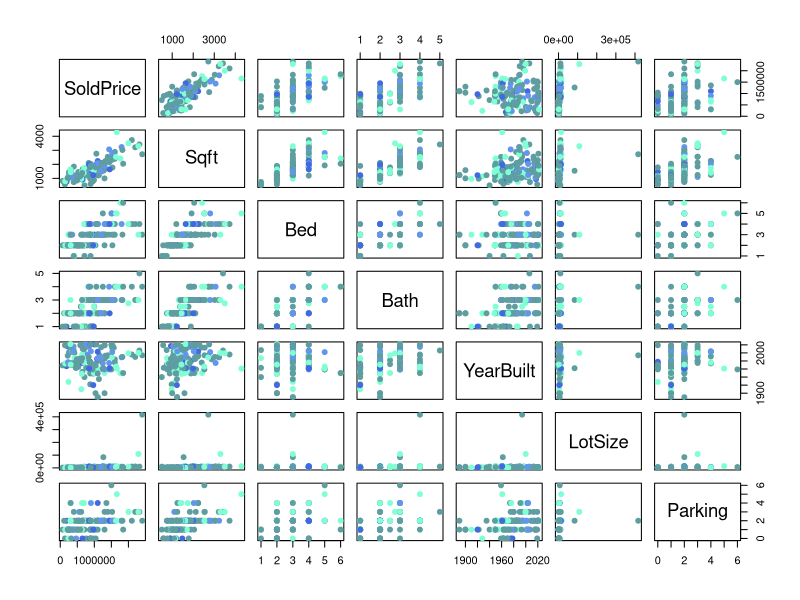
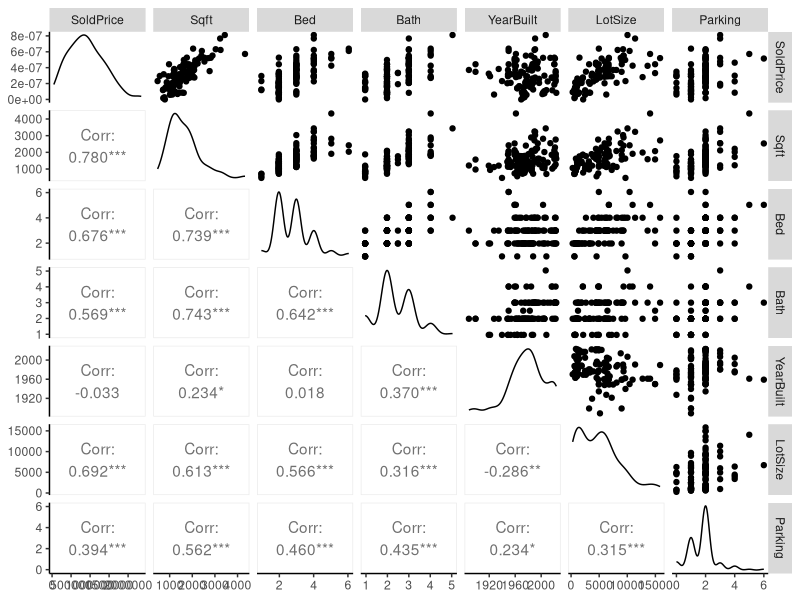
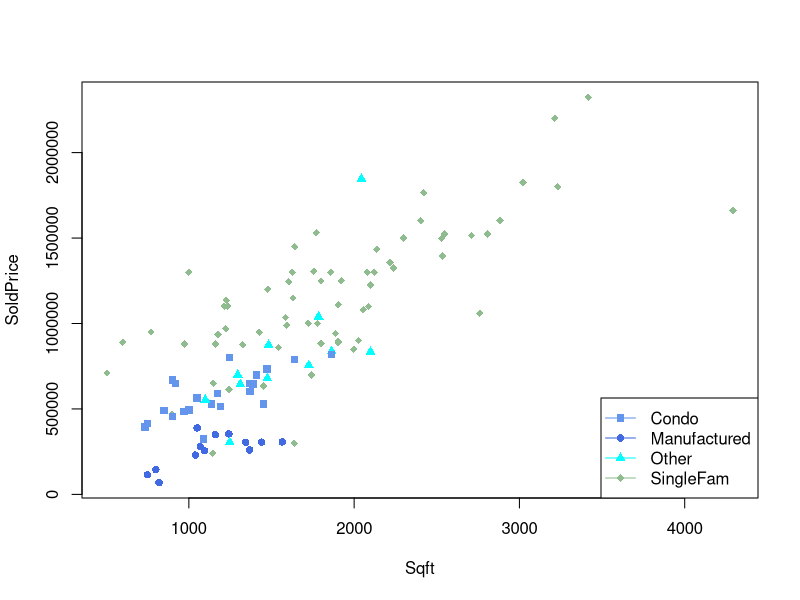

Generate these figures, in order, with R: (Note: this script raises an error after producing the figures.)
## ---- chunk 1
knitr::opts_chunk$set(echo = TRUE)
## ---- chunk 2
library(tidyverse)
library(readxl)
library(leaps)
library(car)
library(scatterplot3d)
library(GGally)
library('lmtest')
## ---- chunk 3
realestate <- read_excel("SLO_Real_Estate_Feb-Apr2022.xlsx")

realestate_clean <- realestate %>%
  filter(LotSize != 416869 & LotSize != 108900 & LotSize != 84071)

realestate_clean <- realestate_clean %>%
  mutate(HomeTypeNew = 
           case_when(HomeType == "Condominium" ~ "Condo", 
             HomeType == "SingleFamilyResidence" ~ "SingleFam",
             HomeType == "ManufacturedHome" ~ "Manufactured",
             TRUE ~ "Other")) 

realestate_clean$Cooling = factor(realestate_clean$Cooling)
realestate_clean$Heating = factor(realestate_clean$Heating)
realestate_clean$HomeType = factor(realestate_clean$HomeType)
realestate_clean$HomeTypeNew = factor(realestate_clean$HomeTypeNew)
realestate_clean$Pool = factor(realestate_clean$Pool)
## ---- chunk 4
n <- 141
numtrain = ceiling(.8*n)
set.seed(678)
train_ind = sample(n, numtrain)
traindata = realestate_clean[train_ind, ]
testdata = realestate_clean[-train_ind, ]
set.seed(NULL)
## ---- chunk 5
# Matrix Scatterplot (outliers not removed)
pairs(SoldPrice ~ Sqft + Bed + Bath + YearBuilt + LotSize + Parking, data = realestate, 
      col = c('aquamarine', 'cornflowerblue','royalblue', 'cadetblue', 'cyan', 
              'darkblue', 'deepskyblue', 'darkseagreen', 'darkseagreen1')[factor(realestate_clean$HomeTypeNew)], 
      pch = 19)
## ---- chunk 6
# Correlation Matrix (outliers not removed)
cor(realestate[,c(1, 2, 3, 4, 5, 6, 7)])
## ---- chunk 7
# Matrix Scatterplot with ggpairs()
ggpairs(traindata[,-c(8:12)], 
        upper=list(continuous='points'),
        lower=list(continuous='cor',combo='blank',discrete='blank'))  +
  theme(panel.grid.major = element_blank(), panel.grid.minor = element_blank(),
panel.background = element_blank(), axis.line = element_line(colour = "black"))
## ---- chunk 8
# Interaction Plot Between Sold Price and Square Footage (Home Type)
fit_interaction = lm(SoldPrice~Sqft*HomeTypeNew, data=traindata)
summary(fit_interaction)

plot(SoldPrice ~ Sqft, data = traindata, 
     col = c('cornflowerblue','royalblue','cyan', 'darkseagreen')[HomeTypeNew], 
     pch = c(15, 16, 17, 18)[HomeTypeNew])
legend('bottomright',legend=levels(traindata$HomeTypeNew),
       pch = c(15, 16, 17, 18),
       col = c('cornflowerblue','royalblue','cyan', 'darkseagreen'),
       lty = 1)
abline(coeff[1], coeff[2], col='cornflowerblue')
abline(coeff[1] + coeff[3], coeff[2] + coeff[6], col = 'royalblue') 
abline(coeff[1] + coeff[4], coeff[2] + coeff[7], col = 'cyan') 
abline(coeff[1] + coeff[5], coeff[2] + coeff[8], col = 'seagreen') 
## ---- chunk 9
# Histograms of Quantitative Variables 
traindata %>%
  ggplot(aes(x = Sqft)) +
  geom_histogram(bins = 10) +
  theme(panel.grid.major = element_blank(), panel.grid.minor = element_blank(),
panel.background = element_blank(), axis.line = element_line(colour = "black"))

traindata %>%
  ggplot(aes(x = Sqft, fill = HomeTypeNew)) +
  geom_histogram(bins = 10) +
  scale_fill_manual(values = c('aquamarine', 'cornflowerblue','royalblue', 'cadetblue', 'cyan', 
                               'darkblue', 'deepskyblue', 'darkseagreen', 'darkseagreen1')) +
  facet_wrap(~HomeTypeNew) +
  theme(panel.grid.major = element_blank(), panel.grid.minor = element_blank(),
panel.background = element_blank(), axis.line = element_line(colour = "black"))

traindata %>%
  ggplot(aes(x = LotSize)) +
  geom_histogram(binwidth = 2000) +
  theme(panel.grid.major = element_blank(), panel.grid.minor = element_blank(),
panel.background = element_blank(), axis.line = element_line(colour = "black"))

traindata %>%
  ggplot(aes(x = LotSize, fill = HomeTypeNew)) +
  geom_histogram(binwidth = 2000) +
  scale_fill_manual(values = c('aquamarine', 'cornflowerblue','royalblue', 'cadetblue', 'cyan', 
                               'darkblue', 'deepskyblue', 'darkseagreen', 'darkseagreen1')) +
  facet_wrap(~HomeTypeNew) +
  theme(panel.grid.major = element_blank(), panel.grid.minor = element_blank(),
panel.background = element_blank(), axis.line = element_line(colour = "black"))
## ---- chunk 10
# Interaction Plot Between Home Type and Pool
with(traindata, interaction.plot(HomeTypeNew, Pool, SoldPrice, type = 'b', 
                                 col = c('royalblue','cyan'), 
                                 pch = c(16, 17)))
with(traindata, interaction.plot(Pool, HomeTypeNew, SoldPrice, type = 'b', 
                                 col = c('cornflowerblue','royalblue','cyan', 'darkseagreen'), 
                                 pch = c(16, 17)))
## ---- chunk 11
# 3D Scatterplot 
s3d <- scatterplot3d(traindata2$Sqft, y=traindata2$SoldPrice, z=traindata2$LotSize,
                     xlab = "Square Footage (sqft)",
                     ylab = "Sold Price (Dollars)",
                     zlab = "Lot Size (sqft)", 
                     angle=55, pch = 16)
# Add regression plane
my.lm <- lm(traindata2$Sqft ~ traindata2$SoldPrice + traindata2$LotSize)
s3d$plane3d(my.lm)
## ---- chunk 12
traindataNew <- traindata %>%
  select(-HomeType)

full.model <- lm(SoldPrice~., data = traindataNew)

best.sub <- summary(regsubsets(formula(full.model), data=traindata, method = "exhaustive", nbest = 2))
## ---- chunk 13
n = nrow(traindata)
p<-c(2,2,3,3,4,4,5,5,6,6,7,7,8,8,9,9) 

SSE<-best.sub$rss             #SSE 
s<-sqrt(SSE/(n-p))            #s
Rsq<-best.sub$rsq             #R-squared 
Rsq.adj<-best.sub$adjr2       #R-squared adjusted
BIC<-n*log(SSE/n) + p*log(n)  #BIC
AIC<- n*log(SSE/n) + 2*p      #AIC
Cp<-best.sub$cp               #Mallow's Cp
bs<- data.frame(best.sub$outmat, p=p, Cp, AIC, BIC, Rsq, Rsq.adj, s) %>%
  arrange(BIC)
## ---- chunk 14
plot(resid(lm(I(sqrt(SoldPrice))~Sqft + HomeTypeNew, data = traindata))~resid(lm(LotSize ~ YearBuilt + Sqft + HomeTypeNew, data = traindata)))
## ---- chunk 15
fit.one <- lm(SoldPrice ~ Sqft + LotSize + HomeTypeNew, data  = traindata)

plot(fit.one)
## ---- chunk 16
boxCox(lm(SoldPrice~Sqft+LotSize+HomeTypeNew, data = traindata))
## ---- chunk 17
fit.two <- lm(I(sqrt(SoldPrice)) ~ Sqft + LotSize + HomeTypeNew, data  = traindata)

plot(fit.two)
## ---- chunk 18
full.model2 <- lm(I(sqrt(SoldPrice))~., data = traindataNew)

best.sub2 <- summary(regsubsets(formula(full.model2), data=traindata, method = "exhaustive", nbest = 2))
## ---- chunk 19
n = nrow(traindata)
p<-c(2,2,3,3,4,4,5,5,6,6,7,7,8,8,9,9) 

SSE<-best.sub2$rss             #SSE 
s<-sqrt(SSE/(n-p))             #s
Rsq<-best.sub2$rsq             #R-squared 
Rsq.adj<-best.sub2$adjr2       #R-squared adjusted
BIC<-n*log(SSE/n) + p*log(n)   #BIC
AIC<- n*log(SSE/n) + 2*p       #AIC
Cp<-best.sub2$cp               #Mallow's Cp
bs2<- data.frame(best.sub2$outmat, p=p, Cp, AIC, BIC, Rsq, Rsq.adj, s) %>%
  arrange(BIC)
## ---- chunk 20
final_model = lm(I(sqrt(SoldPrice)) ~ Sqft + LotSize + HomeTypeNew, data = traindata)

par(mfrow=c(2,2)) #plot in 2 by 2 grid   
plot(final_model)

par(mfrow=c(2,2)) #plot in 2 by 2 grid  

plot(resid(final_model) ~ fitted(final_model), ylab='Residuals', xlab='Fitted')
abline(h=0,lty=2)

plot(resid(final_model) ~ Sqft, data=traindata, ylab='Residuals', xlab='Sqft')
abline(h=0,lty=2) 

plot(resid(final_model) ~ LotSize, data=traindata, ylab='Residuals', xlab='Lot Size')
abline(h=0,lty=2) 

plot(resid(final_model) ~ HomeTypeNew, data=traindata, ylab='Residuals', xlab='HomeTypeNew')
abline(h=0,lty=2)

par(mfrow=c(1,1))

hist(resid(final_model), main='', xlab='Residuals')

shapiro.test(resid(final_model))
bptest(final_model)
## ---- chunk 21
summary(fit.two)
## ---- chunk 22
vif(fit.two)
## ---- chunk 23
# Overall F-Test
summary(final_model)
## ---- chunk 24
# Partial F-Test
model_reduced = lm(I(sqrt(SoldPrice)) ~ Sqft, data=traindata)
anova(model_reduced, final_model)
## ---- chunk 25
# Test for Interaction Significance 
anova(lm(SoldPrice ~ Sqft + HomeTypeNew, data = traindata), 
      lm(SoldPrice ~ Sqft + HomeTypeNew + Sqft:HomeTypeNew, data = traindata))

anova(lm(I(sqrt(SoldPrice)) ~ LotSize + Sqft + HomeTypeNew, data = traindata), 
      lm(I(sqrt(SoldPrice)) ~ LotSize + Sqft + HomeTypeNew + Sqft:HomeTypeNew, data = traindata))
## ---- chunk 26
# CIs for Mean Response Value and Future Predicted Value 
new.house = data.frame(Sqft = 3000, LotSize = 10000, HomeTypeNew = "SingleFam")

predict(final_model, newdata = new.house, interval = "confidence", level=0.95)
predict(final_model, newdata = new.house, interval = "prediction", level=0.95)
